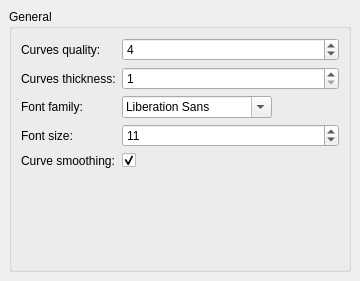
<?xml version="1.0" encoding="UTF-8"?>
<ui version="4.0">
 <class>GraphSettings</class>
 <widget class="QWidget" name="GraphSettings">
  <property name="geometry">
   <rect>
    <x>0</x>
    <y>0</y>
    <width>360</width>
    <height>281</height>
   </rect>
  </property>
  <property name="windowTitle">
   <string>Form</string>
  </property>
  <layout class="QVBoxLayout" name="verticalLayout_2">
   <property name="leftMargin">
    <number>0</number>
   </property>
   <property name="topMargin">
    <number>0</number>
   </property>
   <property name="rightMargin">
    <number>0</number>
   </property>
   <property name="bottomMargin">
    <number>0</number>
   </property>
   <item>
    <widget class="QScrollArea" name="scrollArea">
     <property name="frameShape">
      <enum>QFrame::NoFrame</enum>
     </property>
     <property name="frameShadow">
      <enum>QFrame::Plain</enum>
     </property>
     <property name="widgetResizable">
      <bool>true</bool>
     </property>
     <widget class="QWidget" name="graphSettingsWidget">
      <property name="geometry">
       <rect>
        <x>0</x>
        <y>0</y>
        <width>360</width>
        <height>281</height>
       </rect>
      </property>
      <layout class="QVBoxLayout" name="graphSettingsLayout">
       <item>
        <widget class="QGroupBox" name="groupBox_5">
         <property name="minimumSize">
          <size>
           <width>0</width>
           <height>200</height>
          </size>
         </property>
         <property name="title">
          <string>General</string>
         </property>
         <layout class="QFormLayout" name="formLayout">
          <item row="0" column="0">
           <widget class="QLabel" name="label_16">
            <property name="sizePolicy">
             <sizepolicy hsizetype="Preferred" vsizetype="Preferred">
              <horstretch>0</horstretch>
              <verstretch>0</verstretch>
             </sizepolicy>
            </property>
            <property name="maximumSize">
             <size>
              <width>16777215</width>
              <height>50</height>
             </size>
            </property>
            <property name="toolTip">
             <string>If the quality is increased, the execution speed is decreased and conversely.</string>
            </property>
            <property name="text">
             <string>Curves quality:</string>
            </property>
           </widget>
          </item>
          <item row="0" column="1">
           <widget class="QSpinBox" name="distanceWidget">
            <property name="sizePolicy">
             <sizepolicy hsizetype="Preferred" vsizetype="Fixed">
              <horstretch>0</horstretch>
              <verstretch>0</verstretch>
             </sizepolicy>
            </property>
            <property name="maximumSize">
             <size>
              <width>16777215</width>
              <height>25</height>
             </size>
            </property>
            <property name="toolTip">
             <string>Distance in pixels</string>
            </property>
            <property name="minimum">
             <number>1</number>
            </property>
            <property name="maximum">
             <number>16</number>
            </property>
            <property name="value">
             <number>4</number>
            </property>
           </widget>
          </item>
          <item row="1" column="0">
           <widget class="QLabel" name="label_2">
            <property name="toolTip">
             <string/>
            </property>
            <property name="text">
             <string>Curves thickness:</string>
            </property>
           </widget>
          </item>
          <item row="1" column="1">
           <widget class="QSpinBox" name="thicknessWidget">
            <property name="sizePolicy">
             <sizepolicy hsizetype="Preferred" vsizetype="Fixed">
              <horstretch>0</horstretch>
              <verstretch>0</verstretch>
             </sizepolicy>
            </property>
            <property name="maximumSize">
             <size>
              <width>16777215</width>
              <height>25</height>
             </size>
            </property>
            <property name="minimum">
             <number>1</number>
            </property>
            <property name="maximum">
             <number>5</number>
            </property>
           </widget>
          </item>
          <item row="2" column="0">
           <widget class="QLabel" name="label_11">
            <property name="text">
             <string>Font family:</string>
            </property>
           </widget>
          </item>
          <item row="2" column="1">
           <widget class="QFontComboBox" name="graphFont">
            <property name="sizePolicy">
             <sizepolicy hsizetype="Preferred" vsizetype="Preferred">
              <horstretch>0</horstretch>
              <verstretch>0</verstretch>
             </sizepolicy>
            </property>
            <property name="minimumSize">
             <size>
              <width>0</width>
              <height>0</height>
             </size>
            </property>
            <property name="maximumSize">
             <size>
              <width>150</width>
              <height>16777215</height>
             </size>
            </property>
            <property name="sizeAdjustPolicy">
             <enum>QComboBox::AdjustToContentsOnFirstShow</enum>
            </property>
           </widget>
          </item>
          <item row="3" column="0">
           <widget class="QLabel" name="label_15">
            <property name="toolTip">
             <string>Digits size shown on the graph</string>
            </property>
            <property name="text">
             <string>Font size:</string>
            </property>
           </widget>
          </item>
          <item row="3" column="1">
           <widget class="QSpinBox" name="graphFontSize">
            <property name="sizePolicy">
             <sizepolicy hsizetype="Preferred" vsizetype="Fixed">
              <horstretch>0</horstretch>
              <verstretch>0</verstretch>
             </sizepolicy>
            </property>
            <property name="maximumSize">
             <size>
              <width>16777215</width>
              <height>25</height>
             </size>
            </property>
            <property name="toolTip">
             <string>Size in pixel</string>
            </property>
            <property name="minimum">
             <number>8</number>
            </property>
            <property name="maximum">
             <number>20</number>
            </property>
            <property name="value">
             <number>11</number>
            </property>
           </widget>
          </item>
          <item row="4" column="0">
           <widget class="QLabel" name="label_6">
            <property name="text">
             <string>Curve smoothing:</string>
            </property>
           </widget>
          </item>
          <item row="4" column="1">
           <widget class="QCheckBox" name="smoothing">
            <property name="sizePolicy">
             <sizepolicy hsizetype="Preferred" vsizetype="Fixed">
              <horstretch>0</horstretch>
              <verstretch>0</verstretch>
             </sizepolicy>
            </property>
            <property name="maximumSize">
             <size>
              <width>25</width>
              <height>25</height>
             </size>
            </property>
            <property name="text">
             <string/>
            </property>
            <property name="checked">
             <bool>true</bool>
            </property>
            <property name="tristate">
             <bool>false</bool>
            </property>
           </widget>
          </item>
         </layout>
        </widget>
       </item>
      </layout>
     </widget>
    </widget>
   </item>
  </layout>
 </widget>
 <resources/>
 <connections/>
</ui>
